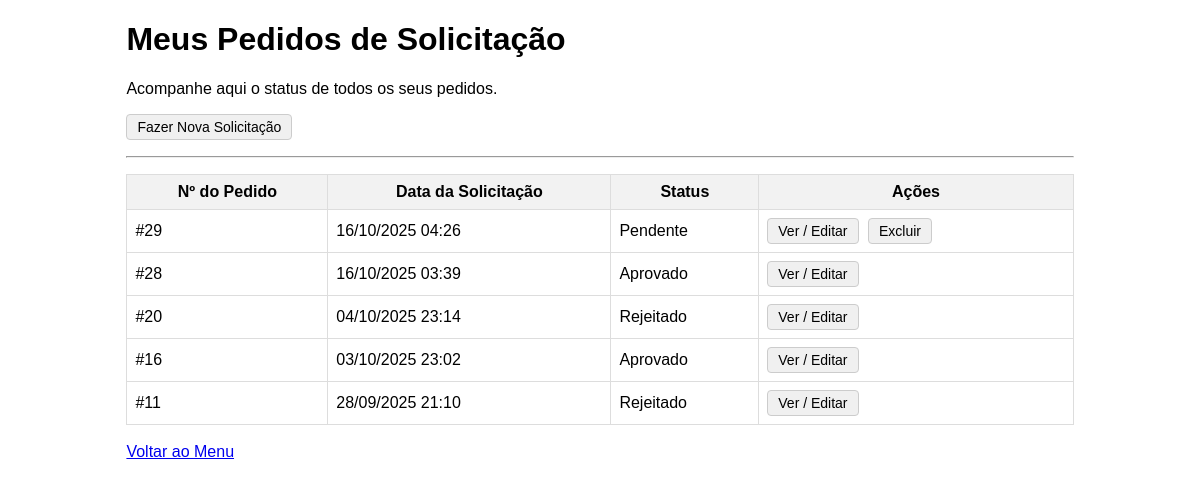
/produtos/pedidos/meus/ (signed in), run on the app's committed database.
### produtos/models.py (models this page shows, shortened)
class Pedido(models.Model):
    STATUS_CHOICES = (
        ('PENDENTE', 'Pendente'),
        ('APROVADO', 'Aprovado'),
        ('REJEITADO', 'Rejeitado'),
        ('ENTREGUE', 'Entregue'),
    )
    solicitante = models.ForeignKey(Usuario, on_delete=models.PROTECT, related_name='pedidos_feitos')
    data_pedido = models.DateTimeField(auto_now_add=True)
    status = models.CharField(max_length=10, choices=STATUS_CHOICES, default='PENDENTE')
    class Meta:
        verbose_name = 'Pedido'
        verbose_name_plural = 'Pedidos'
        ordering = ['-data_pedido']

### produtos/views.py (the view)
# urls.py: path('pedidos/meus/', views.meus_pedidos, name='meus_pedidos'),
@login_required
@user_passes_test(lambda u: u.is_diretor())
def meus_pedidos(request):
    pedidos_do_diretor = Pedido.objects.filter(
        solicitante=request.user,
        itens__isnull=False
    ).distinct().order_by('-data_pedido')
    context = {
        'pedidos': pedidos_do_diretor
    }
    return render(request, 'pedidos/meus_pedidos.html', context)

### usuarios/models.py (called while the page is built)
    def is_diretor(self):
        return self.cargo == 'DIRETOR'

### produtos/templates/pedidos/meus_pedidos.html (shortened to what this page needs)
{% load static %}
<!DOCTYPE html>
<html lang="pt-br">
<head>
    <link rel="stylesheet" href="{% static 'produtos/pedidos_diretor.css' %}">
</head>
<body>
    <div class="container">
        <h1>Meus Pedidos de Solicitação</h1>
        <p>Acompanhe aqui o status de todos os seus pedidos.</p>
        <a href="{% url 'criar_pedido' %}" class="btn">Fazer Nova Solicitação</a>
        <hr style="margin: 1em 0;">
        <table>
            <thead>
                <tr>
                    <th>Nº do Pedido</th>
                    <th>Data da Solicitação</th>
                    <th>Status</th>
                    <th>Ações</th>
                </tr>
            </thead>
            <tbody>
                {% for pedido in pedidos %}
                <tr>
                    <td>#{{ pedido.id }}</td>
                    <td>{{ pedido.data_pedido|date:"d/m/Y H:i" }}</td>
                    <td>{{ pedido.get_status_display }}</td>
                    <td>
                        <a href="{% url 'detalhe_pedido' pedido.id %}" class="btn">Ver / Editar</a>
                        {% if pedido.status == 'PENDENTE' %}
                            <form method="post" action="{% url 'excluir_pedido' pedido.id %}" style="display: inline; margin-left: 5px;">
                                <button type="submit" class="btn" onclick="return confirm('Tem certeza que deseja excluir o pedido #{{ pedido.id }}?');">
                                    Excluir
                                </button>
                            </form>
                        {% endif %}
                    </td>
                </tr>
                {% empty %}
                <tr>
                    <td colspan="4">Você ainda não fez nenhum pedido.</td>
                </tr>
                {% endfor %}
            </tbody>
        </table>
        <br>
        <a href="{% url 'menu_diretor' %}">Voltar ao Menu</a>
    </div>
</body>
</html>

### produtos/static/produtos/pedidos_diretor.css (style rules this page uses)
body { font-family: sans-serif; }
.container { width: 80%; margin: auto; }
table { width: 100%; border-collapse: collapse; margin-top: 1em; }
th, td { border: 1px solid #dddddd; padding: 8px; vertical-align: middle; }
th { background-color: #f2f2f2; }
.btn { display: inline-block; padding: 4px 10px; font-size: 14px; font-weight: normal; text-align: center; vertical-align: middle; cursor: pointer; border: 1px solid #ccc; border-radius: 4px; background-color: #f0f0f0; color: black !important; text-decoration: none !important; }

### data on the page
Pedido: id "29", data_pedido "16/10/2025 04:26", status "Pendente"
Pedido: id "28", data_pedido "16/10/2025 03:39", status "Aprovado"
Pedido: id "20", data_pedido "04/10/2025 23:14", status "Rejeitado"
Pedido: id "16", data_pedido "03/10/2025 23:02", status "Aprovado"
Pedido: id "11", data_pedido "28/09/2025 21:10", status "Rejeitado"
